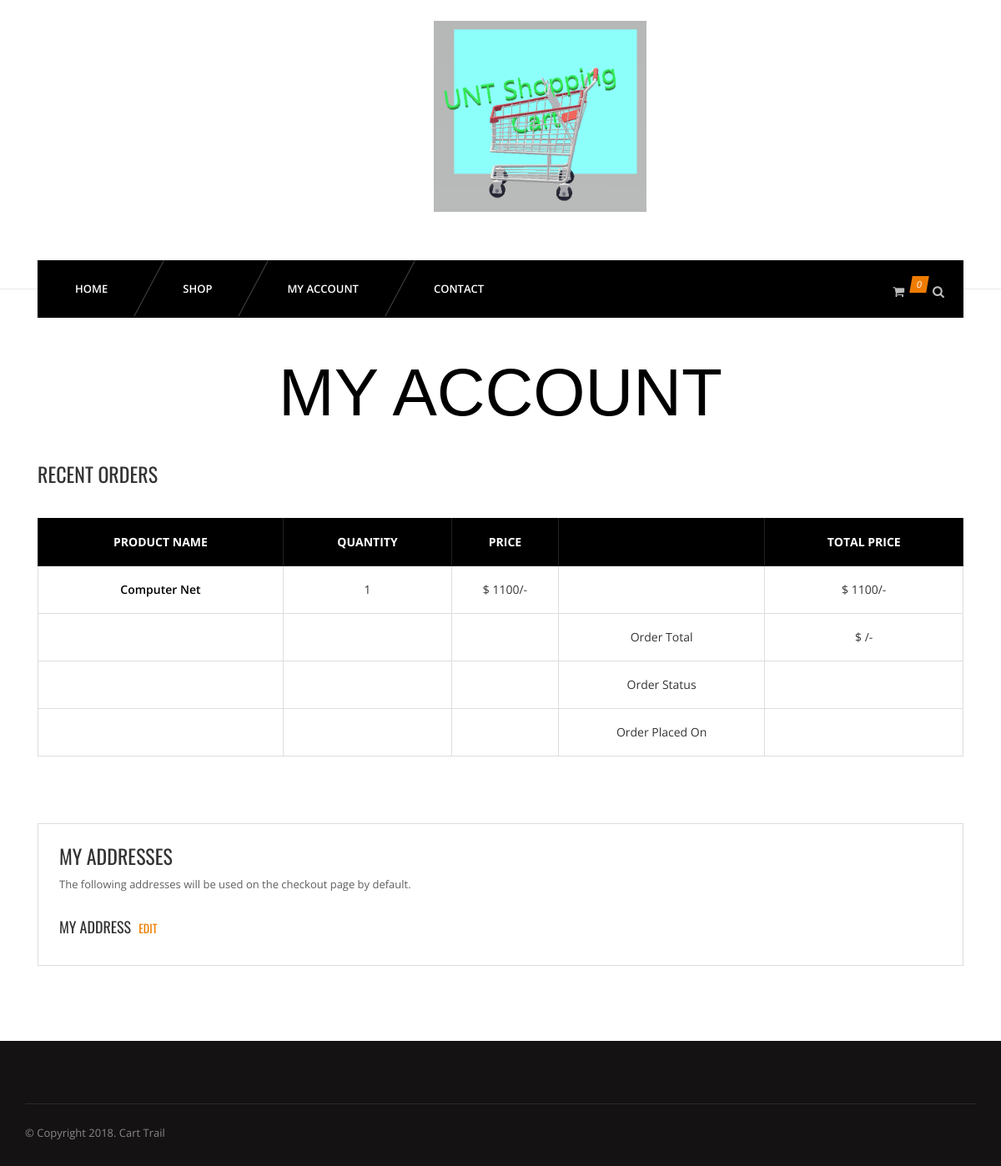
Before: /view-order.php?id=12 (signed in) with the older database file.
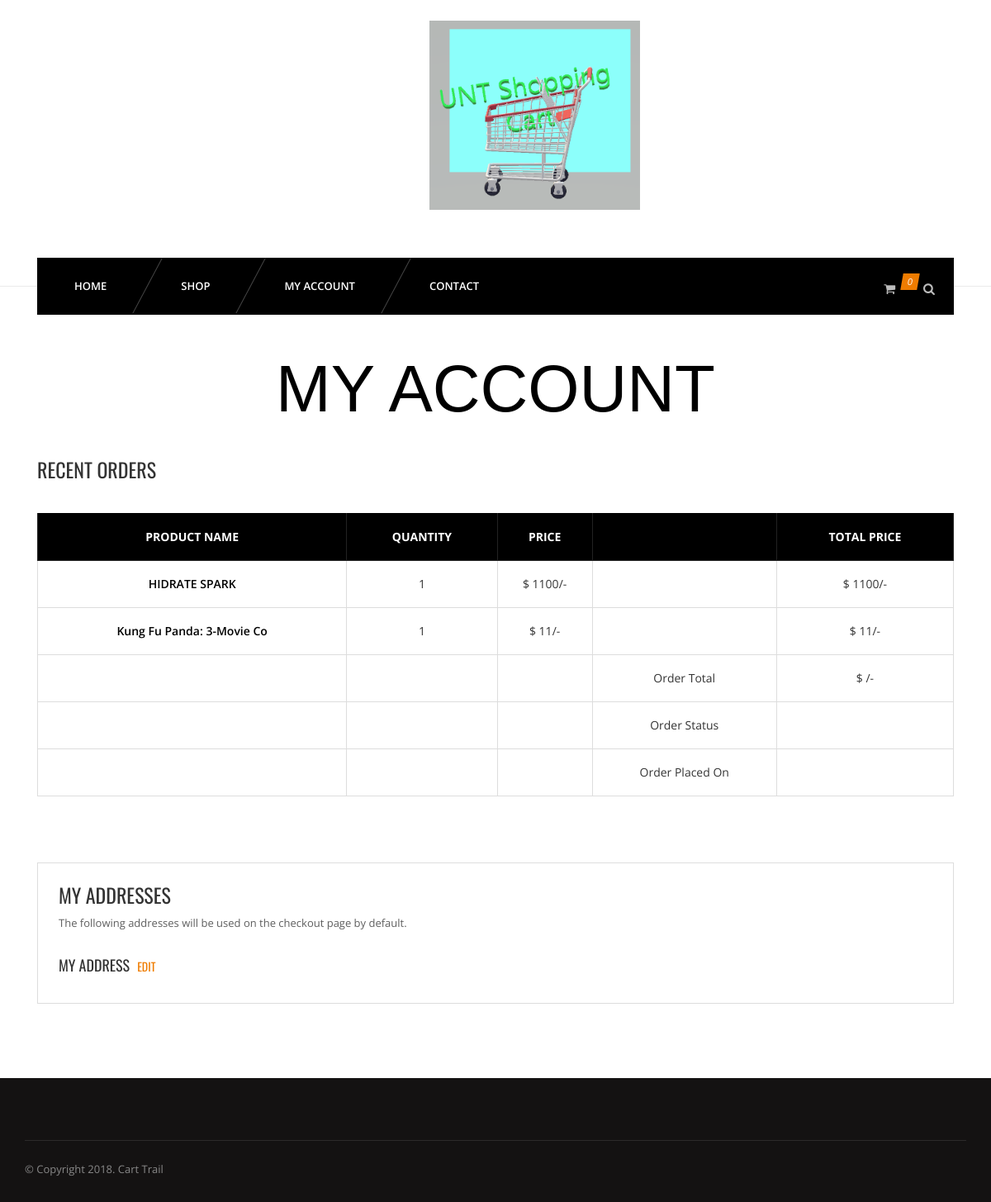
After: the same page with the newer database file.
### tables this page shows
CREATE TABLE `orderitems` (
  `id` int(11) NOT NULL,
  `pid` int(11) NOT NULL,
  `pquantity` varchar(255) NOT NULL,
  `orderid` int(11) NOT NULL,
  `productprice` varchar(255) NOT NULL
);

CREATE TABLE `products` (
  `id` int(11) NOT NULL,
  `name` varchar(255) NOT NULL,
  `catid` int(11) NOT NULL,
  `price` varchar(255) NOT NULL,
  `thumb` varchar(255) NOT NULL,
  `description` varchar(255) NOT NULL,
  `quantity` int(200) NOT NULL
);

### view-order.php (the view, shortened to what this page needs)
<?php
include 'inc/header.php';
include 'inc/nav.php';
$uid = $_SESSION['customerid'];
?>
	<section id="content">
		<div class="content-blog content-account">
			<div class="container">
				<div class="row">
					<div class="page_header text-center">
						<h2>My Account</h2>
					</div>
					<div class="col-md-12">
			<h3>Recent Orders</h3>
			<br>
			<table class="cart-table account-table table table-bordered">
				<thead>
					<tr>
						<th>Product Name</th>
						<th>Quantity</th>
						<th>Price</th>
						<th></th>
						<th>Total Price</th>
					</tr>
				</thead>
				<tbody>
				<?php
					if(isset($_GET['id']) & !empty($_GET['id'])){
						$oid = $_GET['id'];
					}else{
						header('location: my-account.php');
					}
					$ordsql = "SELECT * FROM orders WHERE uid='$uid' AND id='$oid'";
					$ordres = mysqli_query($connection, $ordsql);
					$ordr = mysqli_fetch_assoc($ordres);
					$orditmsql = "SELECT * FROM orderitems o JOIN products p WHERE o.orderid=$oid AND o.pid=p.id";
					$orditmres = mysqli_query($connection, $orditmsql);
					while($orditmr = mysqli_fetch_assoc($orditmres)){
				?>
					<tr>
						<td>
							<a href="single.php?id=<?php echo $orditmr['pid']; ?>"><?php echo substr($orditmr['name'], 0, 25); ?></a>
						</td>
						<td>
							<?php echo $orditmr['pquantity']; ?>
						</td>
						<td>
							$ <?php echo $orditmr['productprice']; ?>/-
						</td>
						<td>
						</td>
						<td>
							$ <?php echo $orditmr['productprice']*$orditmr['pquantity']; ?>/-
						</td>
					</tr>
				<?php } ?>
					<tr>
						<td></td>
						<td></td>
						<td></td>
						<td>
							Order Total
						</td>
						<td>
							$ <?php echo $ordr['totalprice']; ?>/-
						</td>
					</tr>
					<tr>
						<td></td>
						<td></td>
						<td></td>
						<td>
							Order Status
						</td>
						<td>
						</td>
					</tr>
					<tr>
						<td></td>
						<td></td>
						<td></td>
						<td>
							Order Placed On
						</td>
						<td>
						</td>
					</tr>
				</tbody>
			</table>
			<br>
			<br>
			<br>
			<div class="ma-address">
						<h3>My Addresses</h3>
						<p>The following addresses will be used on the checkout page by default.</p>
			<div class="row">
				<div class="col-md-6">
								<h4>My Address <a href="edit-address.php">Edit</a></h4>
				</div>
				<div class="col-md-6">
				</div>
			</div>
			</div>
					</div>
				</div>
			</div>
		</div>
	</section>
<?php include 'inc/footer.php' ?>

Changed rows visible on the page:
changed through a linked row, orderitems: products.name "Computer Net" → "HIDRATE SPARK"
added orderitems: products.name "Kung Fu Panda: 3-Movie Co", pquantity "1", productprice "11", $orditmr['productprice']*$orditmr['pquantity'] "11"
